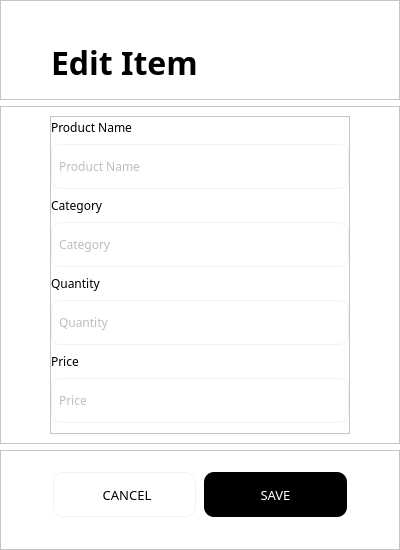
<?xml version="1.0" encoding="UTF-8"?>
<ui version="4.0">
 <class>Edit_Dialog</class>
 <widget class="QDialog" name="Edit_Dialog">
  <property name="geometry">
   <rect>
    <x>0</x>
    <y>0</y>
    <width>400</width>
    <height>550</height>
   </rect>
  </property>
  <property name="windowTitle">
   <string>Dialog</string>
  </property>
  <layout class="QVBoxLayout" name="verticalLayout">
   <property name="spacing">
    <number>0</number>
   </property>
   <property name="leftMargin">
    <number>0</number>
   </property>
   <property name="topMargin">
    <number>0</number>
   </property>
   <property name="rightMargin">
    <number>0</number>
   </property>
   <property name="bottomMargin">
    <number>0</number>
   </property>
   <item>
    <widget class="QWidget" name="widget" native="true">
     <property name="styleSheet">
      <string notr="true">background-color: rgb(255, 255, 255);</string>
     </property>
     <layout class="QGridLayout" name="gridLayout">
      <property name="leftMargin">
       <number>0</number>
      </property>
      <property name="topMargin">
       <number>0</number>
      </property>
      <property name="rightMargin">
       <number>0</number>
      </property>
      <property name="bottomMargin">
       <number>0</number>
      </property>
      <item row="0" column="0">
       <widget class="QFrame" name="frame">
        <property name="minimumSize">
         <size>
          <width>0</width>
          <height>100</height>
         </size>
        </property>
        <property name="frameShape">
         <enum>QFrame::StyledPanel</enum>
        </property>
        <property name="frameShadow">
         <enum>QFrame::Raised</enum>
        </property>
        <layout class="QGridLayout" name="gridLayout_5">
         <property name="leftMargin">
          <number>0</number>
         </property>
         <property name="topMargin">
          <number>25</number>
         </property>
         <property name="rightMargin">
          <number>0</number>
         </property>
         <property name="bottomMargin">
          <number>0</number>
         </property>
         <property name="spacing">
          <number>0</number>
         </property>
         <item row="0" column="0">
          <widget class="QLabel" name="label_8">
           <property name="maximumSize">
            <size>
             <width>298</width>
             <height>16777215</height>
            </size>
           </property>
           <property name="font">
            <font>
             <family>Satoshi Black</family>
             <pointsize>24</pointsize>
             <bold>true</bold>
            </font>
           </property>
           <property name="styleSheet">
            <string notr="true">color: black;</string>
           </property>
           <property name="text">
            <string>Edit Item</string>
           </property>
          </widget>
         </item>
        </layout>
       </widget>
      </item>
      <item row="1" column="0">
       <widget class="QFrame" name="middle_frame">
        <property name="frameShape">
         <enum>QFrame::StyledPanel</enum>
        </property>
        <property name="frameShadow">
         <enum>QFrame::Raised</enum>
        </property>
        <layout class="QGridLayout" name="gridLayout_3">
         <item row="0" column="0">
          <widget class="QFrame" name="frame_3">
           <property name="sizePolicy">
            <sizepolicy hsizetype="Expanding" vsizetype="Expanding">
             <horstretch>0</horstretch>
             <verstretch>0</verstretch>
            </sizepolicy>
           </property>
           <property name="maximumSize">
            <size>
             <width>300</width>
             <height>16777215</height>
            </size>
           </property>
           <property name="frameShape">
            <enum>QFrame::StyledPanel</enum>
           </property>
           <property name="frameShadow">
            <enum>QFrame::Raised</enum>
           </property>
           <layout class="QGridLayout" name="gridLayout_4">
            <property name="leftMargin">
             <number>0</number>
            </property>
            <property name="topMargin">
             <number>0</number>
            </property>
            <property name="rightMargin">
             <number>0</number>
            </property>
            <property name="bottomMargin">
             <number>0</number>
            </property>
            <item row="3" column="0">
             <widget class="QLabel" name="label_4">
              <property name="maximumSize">
               <size>
                <width>16777215</width>
                <height>15</height>
               </size>
              </property>
              <property name="font">
               <font>
                <family>Satoshi Medium</family>
                <bold>false</bold>
               </font>
              </property>
              <property name="styleSheet">
               <string notr="true"/>
              </property>
              <property name="text">
               <string>Category</string>
              </property>
             </widget>
            </item>
            <item row="4" column="0">
             <widget class="QLineEdit" name="category_lineEdit">
              <property name="enabled">
               <bool>true</bool>
              </property>
              <property name="minimumSize">
               <size>
                <width>298</width>
                <height>45</height>
               </size>
              </property>
              <property name="maximumSize">
               <size>
                <width>298</width>
                <height>45</height>
               </size>
              </property>
              <property name="font">
               <font>
                <family>Satoshi</family>
               </font>
              </property>
              <property name="styleSheet">
               <string notr="true">border: 1px solid rgb(244, 242, 240);
border-radius: 10px;
padding-left: 5px;
background-color: transparent;
color: rgb(124, 124, 135);</string>
              </property>
              <property name="text">
               <string/>
              </property>
              <property name="placeholderText">
               <string>Category</string>
              </property>
             </widget>
            </item>
            <item row="5" column="0">
             <widget class="QLabel" name="label_5">
              <property name="sizePolicy">
               <sizepolicy hsizetype="Preferred" vsizetype="Preferred">
                <horstretch>0</horstretch>
                <verstretch>0</verstretch>
               </sizepolicy>
              </property>
              <property name="maximumSize">
               <size>
                <width>16777215</width>
                <height>15</height>
               </size>
              </property>
              <property name="font">
               <font>
                <family>Satoshi Medium</family>
                <bold>false</bold>
               </font>
              </property>
              <property name="styleSheet">
               <string notr="true"/>
              </property>
              <property name="text">
               <string>Quantity</string>
              </property>
             </widget>
            </item>
            <item row="7" column="0">
             <widget class="QLabel" name="label_6">
              <property name="maximumSize">
               <size>
                <width>16777215</width>
                <height>15</height>
               </size>
              </property>
              <property name="font">
               <font>
                <family>Satoshi Medium</family>
                <bold>false</bold>
               </font>
              </property>
              <property name="styleSheet">
               <string notr="true"/>
              </property>
              <property name="text">
               <string>Price</string>
              </property>
             </widget>
            </item>
            <item row="8" column="0">
             <widget class="QLineEdit" name="price_lineEdit">
              <property name="minimumSize">
               <size>
                <width>298</width>
                <height>45</height>
               </size>
              </property>
              <property name="maximumSize">
               <size>
                <width>298</width>
                <height>45</height>
               </size>
              </property>
              <property name="font">
               <font>
                <family>Satoshi</family>
               </font>
              </property>
              <property name="styleSheet">
               <string notr="true">border: 1px solid rgb(244, 242, 240);
border-radius: 10px;
padding-left: 5px;
background-color: transparent;
color: rgb(124, 124, 135);</string>
              </property>
              <property name="text">
               <string/>
              </property>
              <property name="placeholderText">
               <string>Price</string>
              </property>
             </widget>
            </item>
            <item row="2" column="0">
             <widget class="QLineEdit" name="product_name_lineEdit">
              <property name="minimumSize">
               <size>
                <width>298</width>
                <height>0</height>
               </size>
              </property>
              <property name="maximumSize">
               <size>
                <width>298</width>
                <height>45</height>
               </size>
              </property>
              <property name="font">
               <font>
                <family>Satoshi</family>
               </font>
              </property>
              <property name="styleSheet">
               <string notr="true">border: 1px solid rgb(244, 242, 240);
border-radius: 10px;
padding-left: 5px;
background-color: transparent;
color: rgb(124, 124, 135);</string>
              </property>
              <property name="placeholderText">
               <string>Product Name</string>
              </property>
             </widget>
            </item>
            <item row="1" column="0">
             <widget class="QLabel" name="label_3">
              <property name="maximumSize">
               <size>
                <width>16777215</width>
                <height>15</height>
               </size>
              </property>
              <property name="font">
               <font>
                <family>Satoshi Medium</family>
                <bold>false</bold>
               </font>
              </property>
              <property name="styleSheet">
               <string notr="true"/>
              </property>
              <property name="text">
               <string>Product Name</string>
              </property>
             </widget>
            </item>
            <item row="6" column="0">
             <widget class="QLineEdit" name="quantity_lineEdit">
              <property name="enabled">
               <bool>true</bool>
              </property>
              <property name="minimumSize">
               <size>
                <width>298</width>
                <height>45</height>
               </size>
              </property>
              <property name="maximumSize">
               <size>
                <width>298</width>
                <height>16777215</height>
               </size>
              </property>
              <property name="font">
               <font>
                <family>Satoshi</family>
               </font>
              </property>
              <property name="styleSheet">
               <string notr="true">border: 1px solid rgb(244, 242, 240);
border-radius: 10px;
padding-left: 5px;
background-color: transparent;
color: rgb(124, 124, 135);</string>
              </property>
              <property name="placeholderText">
               <string>Quantity</string>
              </property>
             </widget>
            </item>
           </layout>
          </widget>
         </item>
        </layout>
       </widget>
      </item>
      <item row="2" column="0">
       <widget class="QFrame" name="bottom_frame">
        <property name="minimumSize">
         <size>
          <width>0</width>
          <height>100</height>
         </size>
        </property>
        <property name="maximumSize">
         <size>
          <width>16777215</width>
          <height>100</height>
         </size>
        </property>
        <property name="frameShape">
         <enum>QFrame::StyledPanel</enum>
        </property>
        <property name="frameShadow">
         <enum>QFrame::Raised</enum>
        </property>
        <layout class="QGridLayout" name="gridLayout_2">
         <property name="leftMargin">
          <number>50</number>
         </property>
         <property name="topMargin">
          <number>0</number>
         </property>
         <property name="rightMargin">
          <number>50</number>
         </property>
         <property name="bottomMargin">
          <number>10</number>
         </property>
         <item row="0" column="0">
          <widget class="QPushButton" name="cancel_btn">
           <property name="sizePolicy">
            <sizepolicy hsizetype="Expanding" vsizetype="Fixed">
             <horstretch>0</horstretch>
             <verstretch>0</verstretch>
            </sizepolicy>
           </property>
           <property name="minimumSize">
            <size>
             <width>0</width>
             <height>45</height>
            </size>
           </property>
           <property name="maximumSize">
            <size>
             <width>143</width>
             <height>45</height>
            </size>
           </property>
           <property name="font">
            <font>
             <family>Satoshi Medium</family>
             <pointsize>10</pointsize>
            </font>
           </property>
           <property name="styleSheet">
            <string notr="true">QPushButton {
border: 1px solid rgb(244, 242, 240);
border-radius: 10px;
padding-left: 5px;
background-color: transparent;
color: black;
}
QPushButton:hover {
	border: 1px solid black;
	border-radius: 10px;
}</string>
           </property>
           <property name="text">
            <string>CANCEL</string>
           </property>
          </widget>
         </item>
         <item row="0" column="1">
          <widget class="QPushButton" name="save_btn">
           <property name="sizePolicy">
            <sizepolicy hsizetype="Expanding" vsizetype="Fixed">
             <horstretch>0</horstretch>
             <verstretch>0</verstretch>
            </sizepolicy>
           </property>
           <property name="minimumSize">
            <size>
             <width>0</width>
             <height>45</height>
            </size>
           </property>
           <property name="maximumSize">
            <size>
             <width>143</width>
             <height>45</height>
            </size>
           </property>
           <property name="font">
            <font>
             <family>Satoshi Medium</family>
             <pointsize>10</pointsize>
            </font>
           </property>
           <property name="styleSheet">
            <string notr="true">QPushButton {
border: none;
border-radius: 10px;
background-color: black;
color: white;
}
QPushButton:hover {
	background-color: #191919;
	border-radius: 10px;
}</string>
           </property>
           <property name="text">
            <string>SAVE</string>
           </property>
          </widget>
         </item>
        </layout>
       </widget>
      </item>
     </layout>
    </widget>
   </item>
  </layout>
 </widget>
 <resources/>
 <connections>
  <connection>
   <sender>cancel_btn</sender>
   <signal>clicked()</signal>
   <receiver>Edit_Dialog</receiver>
   <slot>close()</slot>
   <hints>
    <hint type="sourcelabel">
     <x>100</x>
     <y>419</y>
    </hint>
    <hint type="destinationlabel">
     <x>81</x>
     <y>493</y>
    </hint>
   </hints>
  </connection>
 </connections>
</ui>
